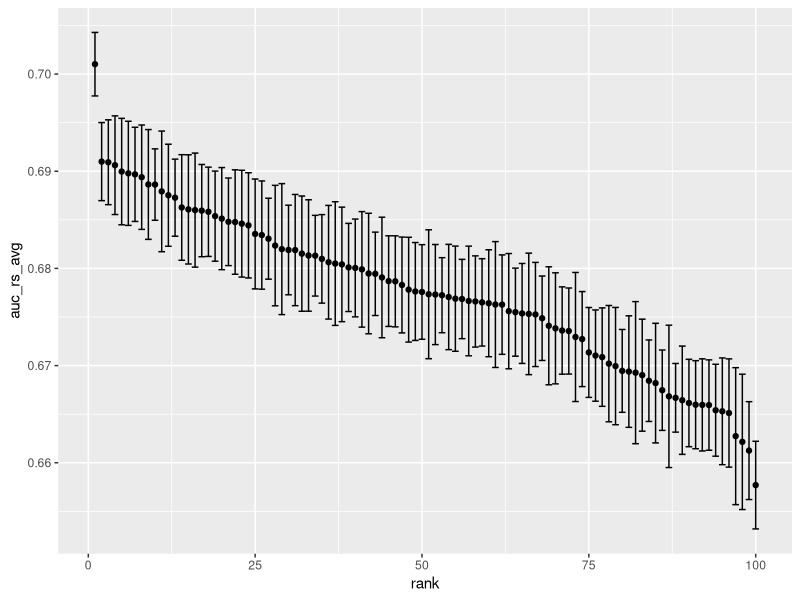
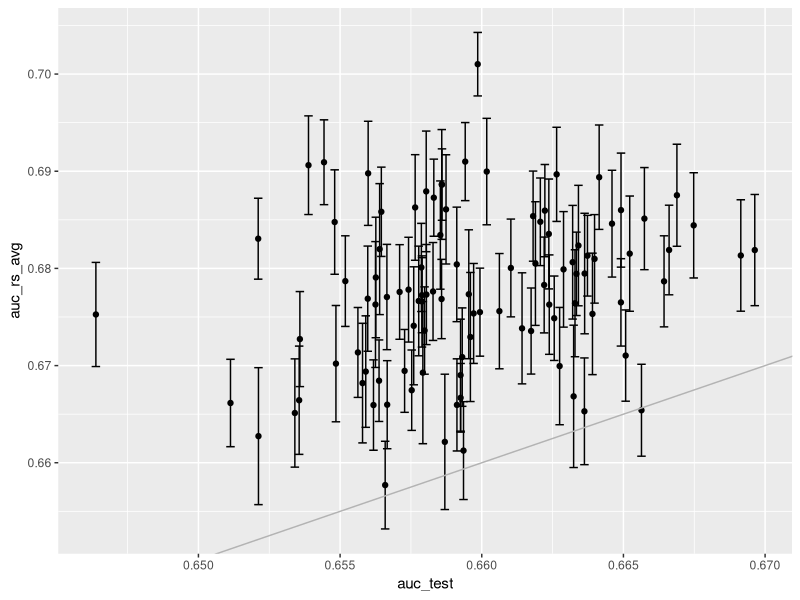
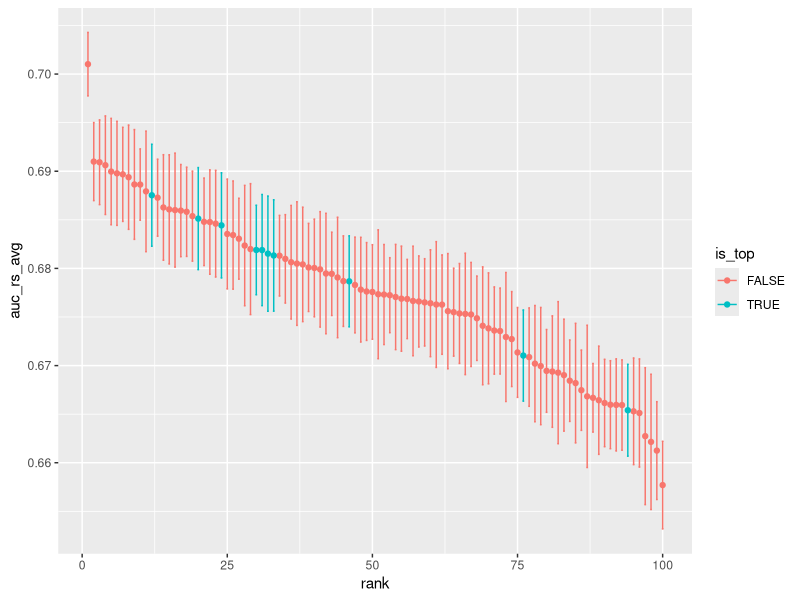
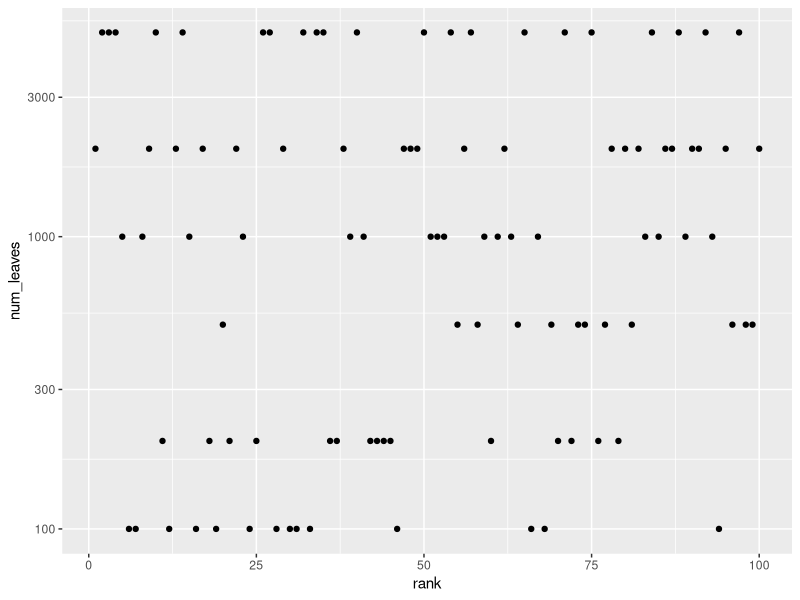
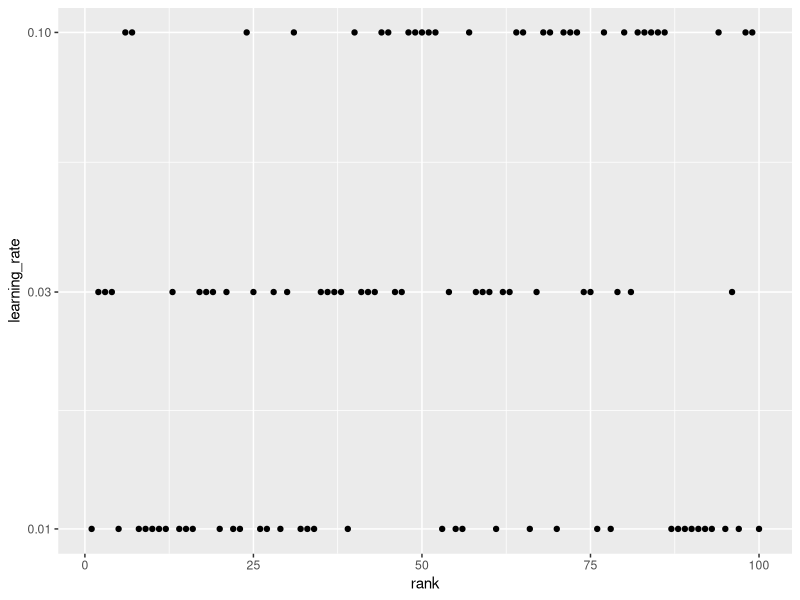
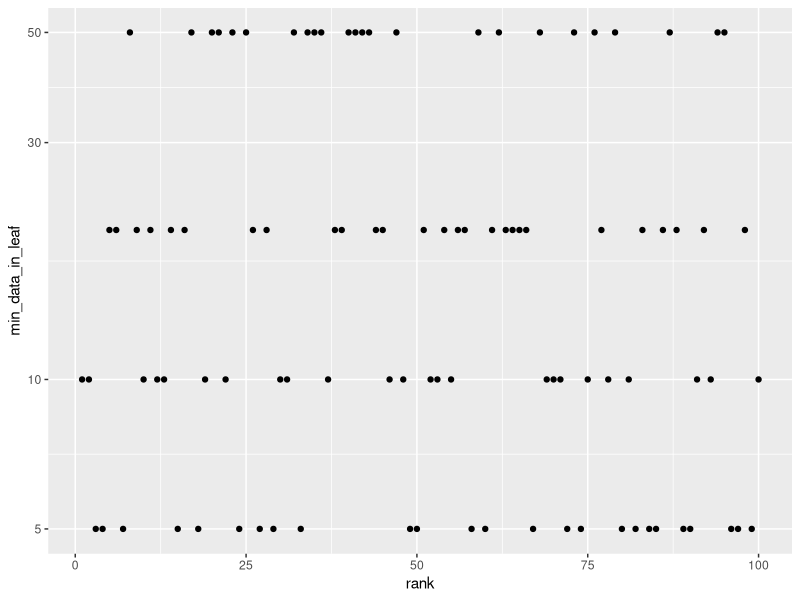
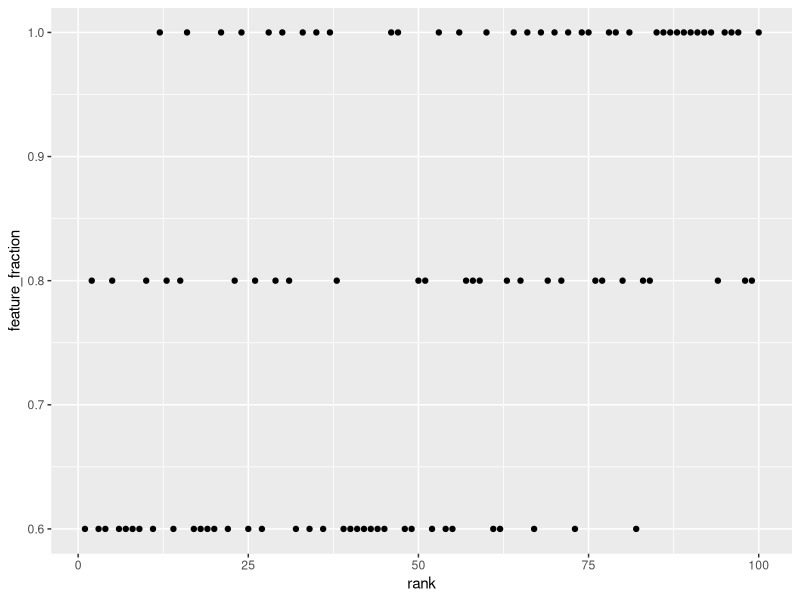
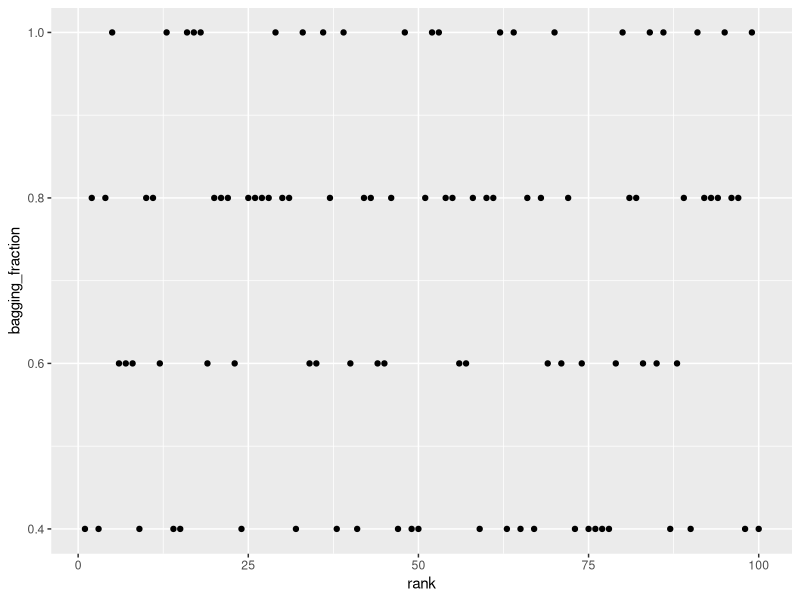

These charts were generated, in order, by the following R code:
## ---- chunk 1

library(data.table)
library(dplyr)
library(ggplot2)

d_pm_res <- fread("res-10K-100.csv")


d_pm_res %>% mutate(rank = dense_rank(desc(auc_rs_avg))) %>% ggplot() + geom_point(aes(x = rank, y = auc_rs_avg)) +
  geom_errorbar(aes(x = rank, ymin = auc_rs_avg-auc_rs_std, ymax = auc_rs_avg+auc_rs_std), width = 1)

d_pm_res %>% ggplot() + geom_point(aes(x = auc_test, y = auc_rs_avg)) +
  geom_errorbar(aes(x = auc_test, ymin = auc_rs_avg-auc_rs_std, ymax = auc_rs_avg+auc_rs_std), width = 0.0003) +
  geom_abline(slope = 1, color = "grey70")

auc_test_top <- sort(d_pm_res$auc_test, decreasing = TRUE)[10]
d_pm_res %>% mutate(rank = dense_rank(desc(auc_rs_avg))) %>% mutate(is_top = auc_test>=auc_test_top) %>% 
  ggplot(aes(color = is_top)) + geom_point(aes(x = rank, y = auc_rs_avg)) +
  geom_errorbar(aes(x = rank, ymin = auc_rs_avg-auc_rs_std, ymax = auc_rs_avg+auc_rs_std), width = 0.3)


cor(d_pm_res$auc_rs_avg, d_pm_res$auc_test)
cor(d_pm_res$auc_rs_avg, d_pm_res$auc_test, method = "spearman")


d_pm_res %>% arrange(desc(auc_rs_avg)) %>% head(10)
d_pm_res %>% arrange(desc(auc_test)) %>% head(10)


d_pm_res %>% arrange(desc(auc_rs_avg)) %>% tail(10)
d_pm_res %>% arrange(desc(auc_test)) %>% tail(10)


d_pm_res %>% mutate(rank = dense_rank(desc(auc_rs_avg))) %>% ggplot() + geom_point(aes(x = rank, y = num_leaves)) + scale_y_log10()

d_pm_res %>% mutate(rank = dense_rank(desc(auc_rs_avg))) %>% ggplot() + geom_point(aes(x = rank, y = learning_rate)) + scale_y_log10()

d_pm_res %>% mutate(rank = dense_rank(desc(auc_rs_avg))) %>% ggplot() + geom_point(aes(x = rank, y = min_data_in_leaf)) + scale_y_log10()

d_pm_res %>% mutate(rank = dense_rank(desc(auc_rs_avg))) %>% ggplot() + geom_point(aes(x = rank, y = feature_fraction)) 

d_pm_res %>% mutate(rank = dense_rank(desc(auc_rs_avg))) %>% ggplot() + geom_point(aes(x = rank, y = bagging_fraction)) 

d_pm_res %>% mutate(rank = dense_rank(desc(auc_rs_avg))) %>% ggplot() + geom_point(aes(x = rank, y = lambda_l1)) 

d_pm_res %>% mutate(rank = dense_rank(desc(auc_rs_avg))) %>% ggplot() + geom_point(aes(x = rank, y = lambda_l2)) 



d_pm_res %>% mutate(rank = dense_rank(desc(auc_rs_avg))) %>% ggplot() + geom_point(aes(x = rank, y = ntrees))

d_pm_res %>% mutate(rank = dense_rank(desc(auc_rs_avg))) %>% ggplot() + geom_point(aes(x = rank, y = ntrees)) + scale_y_log10(breaks=c(30,100,300,1000,3000))

d_pm_res %>% mutate(rank = dense_rank(desc(auc_rs_avg))) %>% ggplot() + geom_point(aes(x = rank, y = runtm)) 

d_pm_res %>% mutate(rank = dense_rank(desc(auc_rs_avg))) %>% ggplot() + geom_point(aes(x = rank, y = runtm)) + scale_y_log10(breaks=c(1,3,10,30,100))



summary(d_pm_res$runtm)

mean(d_pm_res$runtm)*20*100/3600


summary(d_pm_res$ntree)


